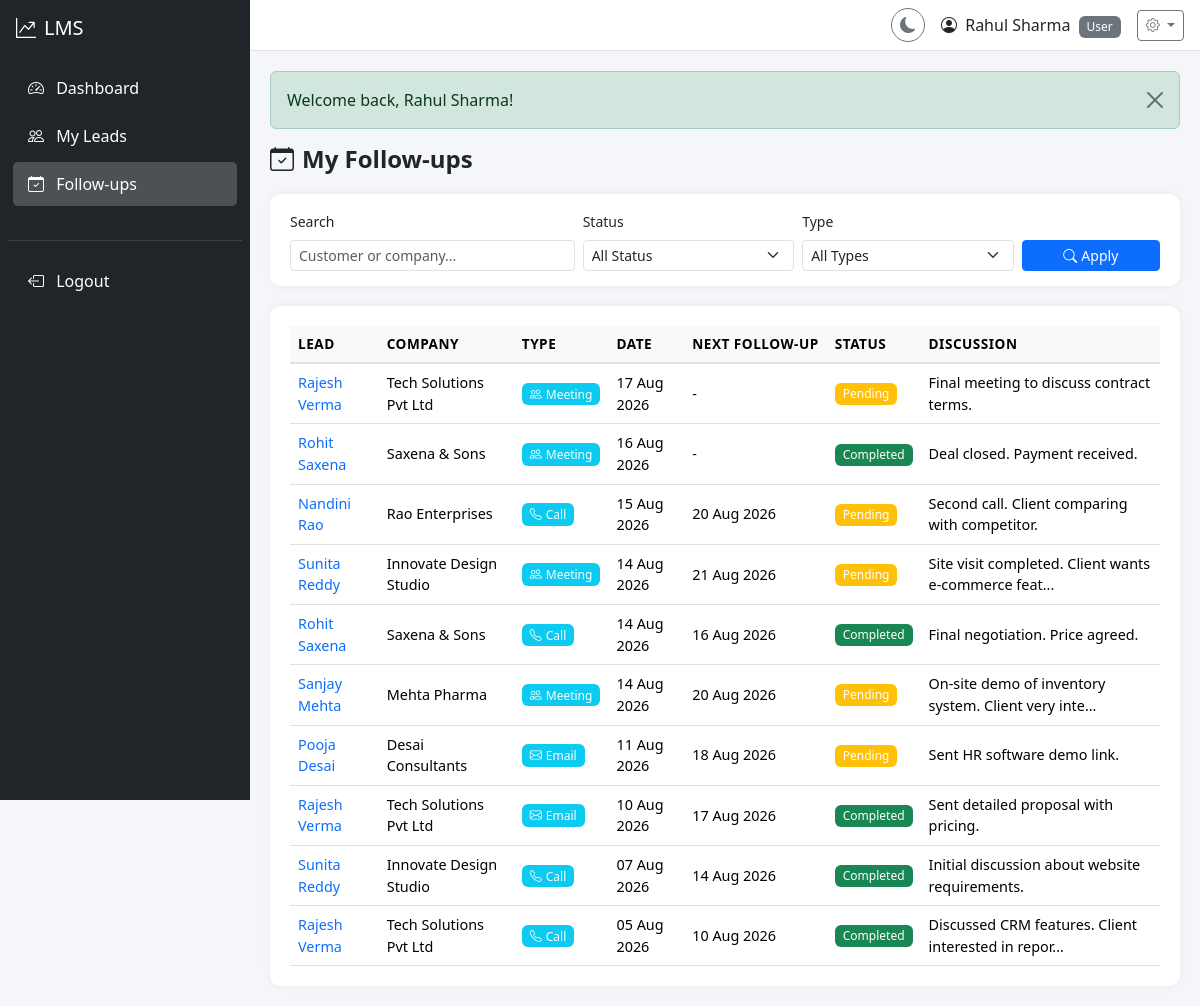
The page /user/leads/followup.php (signed in) on the database its author committed.
### tables this page shows
CREATE TABLE `follow_ups` (
    `id` INT UNSIGNED NOT NULL AUTO_INCREMENT,
    `lead_id` INT UNSIGNED NOT NULL,
    `user_id` INT UNSIGNED NOT NULL,
    `follow_up_date` DATE NOT NULL,
    `follow_up_type` ENUM('Call','Email','WhatsApp','Meeting') NOT NULL,
    `discussion` TEXT DEFAULT NULL,
    `next_follow_up_date` DATE DEFAULT NULL,
    `status` ENUM('Pending','Completed','Cancelled') NOT NULL DEFAULT 'Pending',
    `created_at` DATETIME NOT NULL DEFAULT CURRENT_TIMESTAMP,
    `updated_at` DATETIME NOT NULL DEFAULT CURRENT_TIMESTAMP ON UPDATE CURRENT_TIMESTAMP,
    PRIMARY KEY (`id`),
    KEY `idx_followups_lead` (`lead_id`),
    KEY `idx_followups_user` (`user_id`),
    KEY `idx_followups_date` (`follow_up_date`),
    KEY `idx_followups_status` (`status`),
    CONSTRAINT `fk_followups_lead` FOREIGN KEY (`lead_id`) REFERENCES `leads` (`id`) ON DELETE CASCADE,
    CONSTRAINT `fk_followups_user` FOREIGN KEY (`user_id`) REFERENCES `users` (`id`) ON DELETE CASCADE
);

CREATE TABLE `leads` (
    `id` INT UNSIGNED NOT NULL AUTO_INCREMENT,
    `customer_name` VARCHAR(150) NOT NULL,
    `company_name` VARCHAR(150) DEFAULT NULL,
    `mobile` VARCHAR(20) NOT NULL,
    `email` VARCHAR(150) DEFAULT NULL,
    `lead_source` VARCHAR(50) NOT NULL,
    `product_service` VARCHAR(255) NOT NULL,
    `priority` ENUM('Low','Medium','High','Urgent') NOT NULL DEFAULT 'Medium',
    `assigned_user_id` INT UNSIGNED DEFAULT NULL,
    `lead_status` ENUM('New','Contacted','Follow Up','Interested','Converted','Not Interested','Lost') NOT NULL DEFAULT 'New',
    `remarks` TEXT DEFAULT NULL,
    `created_by` INT UNSIGNED NOT NULL,
    `created_at` DATETIME NOT NULL DEFAULT CURRENT_TIMESTAMP,
    `updated_at` DATETIME NOT NULL DEFAULT CURRENT_TIMESTAMP ON UPDATE CURRENT_TIMESTAMP,
    `deleted_at` DATETIME DEFAULT NULL,
    PRIMARY KEY (`id`),
    KEY `idx_leads_assigned_user` (`assigned_user_id`),
    KEY `idx_leads_created_by` (`created_by`),
    KEY `idx_leads_status` (`lead_status`),
    KEY `idx_leads_source` (`lead_source`),
    KEY `idx_leads_priority` (`priority`),
    KEY `idx_leads_created_at` (`created_at`),
    KEY `idx_leads_email` (`email`),
    KEY `idx_leads_mobile` (`mobile`),
    KEY `idx_leads_deleted_at` (`deleted_at`),
    CONSTRAINT `fk_leads_assigned_user` FOREIGN KEY (`assigned_user_id`) REFERENCES `users` (`id`) ON DELETE SET NULL,
    CONSTRAINT `fk_leads_created_by` FOREIGN KEY (`created_by`) REFERENCES `users` (`id`) ON DELETE CASCADE
);

### user/leads/followup.php (the view, shortened to what this page needs)
<?php
$db = getDBConnection();
$userId = $_SESSION['user_id'];
$search = trim($_GET['search'] ?? '');
$page = max(1, intval($_GET['page'] ?? 1));
$perPage = 10;
$where = ["f.user_id = ?", "l.deleted_at IS NULL"];
$params = [$userId];
$whereClause = implode(' AND ', $where);
$countStmt = $db->prepare("SELECT COUNT(*) FROM follow_ups f JOIN leads l ON f.lead_id = l.id WHERE $whereClause");
$countStmt->execute($params);
$totalRecords = $countStmt->fetchColumn();
$totalPages = max(1, ceil($totalRecords / $perPage));
$page = min($page, $totalPages);
$offset = ($page - 1) * $perPage;
$stmt = $db->prepare("
    SELECT f.*, l.customer_name, l.company_name, l.id as lead_id
    FROM follow_ups f
    JOIN leads l ON f.lead_id = l.id
    WHERE $whereClause
    ORDER BY f.follow_up_date DESC, f.created_at DESC
    LIMIT ? OFFSET ?
");
$allParams = array_merge($params, [$perPage, $offset]);
$stmt->execute($allParams);
$followUps = $stmt->fetchAll();
require_once __DIR__ . '/../../includes/header.php';
require_once __DIR__ . '/../../includes/sidebar.php';
?>
<div class="content-wrapper">
    <?php require_once __DIR__ . '/../../includes/navbar.php'; ?>
    <div class="content">
        <?php $flash = getFlashMessage(); if ($flash): ?>
        <div class="alert alert-<?= $flash['type'] === 'error' ? 'danger' : $flash['type'] ?> alert-dismissible fade show" role="alert">
            <?= escape($flash['message']) ?>
            <button type="button" class="btn-close" data-bs-dismiss="alert"></button>
        </div>
        <?php endif; ?>
        <div class="page-header">
            <h4><i class="bi bi-calendar-check me-2"></i>My Follow-ups</h4>
        </div>
        <div class="filter-container">
            <form method="GET" action="">
                <div class="row g-2 align-items-end">
                    <div class="col-md-4 col-sm-6">
                        <label class="form-label small">Search</label>
                        <input type="text" class="form-control form-control-sm" name="search" placeholder="Customer or company..." value="<?= escape($search) ?>">
                    </div>
                    <div class="col-md-3 col-sm-6">
                        <label class="form-label small">Status</label>
                        <select class="form-select form-select-sm" name="status">
                            <option value="">All Status</option>
                        </select>
                    </div>
                    <div class="col-md-3 col-sm-6">
                        <label class="form-label small">Type</label>
                        <select class="form-select form-select-sm" name="type">
                            <option value="">All Types</option>
                        </select>
                    </div>
                    <div class="col-md-2 col-sm-6">
                        <button type="submit" class="btn btn-primary btn-sm w-100"><i class="bi bi-search me-1"></i>Apply</button>
                    </div>
                </div>
            </form>
        </div>
        <div class="table-container">
            <div class="table-responsive">
                <table class="table table-hover mb-0">
                    <thead>
                        <tr>
                            <th>Lead</th>
                            <th>Company</th>
                            <th>Type</th>
                            <th>Date</th>
                            <th>Next Follow-up</th>
                            <th>Status</th>
                            <th>Discussion</th>
                        </tr>
                    </thead>
                    <tbody>
                        <?php if (empty($followUps)): ?>
                        <tr><td colspan="7" class="text-center text-muted py-4">No follow-ups found.</td></tr>
                        <?php else: ?>
                        <?php foreach ($followUps as $fu): ?>
                        <tr>
                            <td><a href="/LeadManagement/user/leads/view.php?id=<?= $fu['lead_id'] ?>" class="text-decoration-none fw-medium"><?= escape($fu['customer_name']) ?></a></td>
                            <td><?= escape($fu['company_name'] ?? '-') ?></td>
                            <td><span class="badge bg-info"><i class="bi <?= getFollowUpTypeIcon($fu['follow_up_type']) ?> me-1"></i><?= escape($fu['follow_up_type']) ?></span></td>
                            <td><?= formatDate($fu['follow_up_date']) ?></td>
                            <td><?= $fu['next_follow_up_date'] ? formatDate($fu['next_follow_up_date']) : '-' ?></td>
                            <td><?= getStatusBadge($fu['status']) ?></td>
                            <td><?= escape(substr($fu['discussion'] ?? '', 0, 50)) ?><?= strlen($fu['discussion'] ?? '') > 50 ? '...' : '' ?></td>
                        </tr>
                        <?php endforeach; ?>
                        <?php endif; ?>
                    </tbody>
                </table>
            </div>
        </div>
    </div>
</div>
<?php require_once __DIR__ . '/../../includes/footer.php'; ?>

### includes/functions.php (shortened to what this page needs)
<?php
function escape($input) {
    return htmlspecialchars($input, ENT_QUOTES, 'UTF-8');
}
function getFlashMessage() {
    if (isset($_SESSION['flash_message'])) {
        $flash = $_SESSION['flash_message'];
        return $flash;
    }
    return null;
}
function getStatusBadge($status) {
    $badges = [
        'Pending'   => 'warning',
        'Completed' => 'success',
        'Cancelled' => 'danger',
    ];
    $class = $badges[$status] ?? 'secondary';
    return '<span class="badge bg-' . $class . '">' . escape($status) . '</span>';
}
function getFollowUpTypeIcon($type) {
    $icons = [
        'Call'      => 'bi-telephone',
        'Email'     => 'bi-envelope',
        'WhatsApp'  => 'bi-whatsapp',
        'Meeting'   => 'bi-people',
    ];
    return $icons[$type] ?? 'bi-chat';
}
function formatDate($date) {
    return date('d M Y', strtotime($date));
}

### assets/css/style.css (style rules this page uses)
* { margin: 0; padding: 0; box-sizing: border-box; }
body { font-family: 'Segoe UI', Tahoma, Geneva, Verdana, sans-serif; background-color: #f4f6f9; overflow-x: hidden; transition: background-color 0.3s, color 0.3s; }
.content-wrapper { margin-left: 250px; width: calc(100% - 250px); min-height: 100vh; transition: all 0.3s; }
.content { padding: 20px; }
.table-container { background: white; border-radius: 10px; padding: 20px; box-shadow: 0 0 10px rgba(0, 0, 0, 0.05); }
.table thead th { background-color: #f8f9fa; border-bottom: 2px solid #dee2e6; font-weight: 600; font-size: 0.85rem; text-transform: uppercase; letter-spacing: 0.5px; white-space: nowrap; }
.table td { vertical-align: middle; font-size: 0.9rem; }
.filter-container { background: white; border-radius: 10px; padding: 15px 20px; margin-bottom: 20px; box-shadow: 0 0 10px rgba(0, 0, 0, 0.05); }
.page-header { display: flex; justify-content: space-between; align-items: center; margin-bottom: 20px; flex-wrap: wrap; gap: 10px; }
.page-header h4 { margin: 0; font-weight: 600; }
.badge { font-weight: 500; font-size: 0.75rem; padding: 5px 8px; }
.alert { animation: fadeInDown 0.3s ease; }

### rows shown on the page
follow_ups: lead.customer_name "Rajesh Verma", lead.company_name "Tech Solutions Pvt Ltd", follow_up_type "Meeting", follow_up_date "17 Aug 2026", status "Pending", discussion "Final meeting to discuss contract terms."
follow_ups: lead.customer_name "Rohit Saxena", lead.company_name "Saxena & Sons", follow_up_type "Meeting", follow_up_date "16 Aug 2026", status "Completed", discussion "Deal closed. Payment received."
follow_ups: lead.customer_name "Nandini Rao", lead.company_name "Rao Enterprises", follow_up_type "Call", follow_up_date "15 Aug 2026", next_follow_up_date "20 Aug 2026", status "Pending", discussion "Second call. Client comparing with competitor."
follow_ups: lead.customer_name "Sunita Reddy", lead.company_name "Innovate Design Studio", follow_up_type "Meeting", follow_up_date "14 Aug 2026", next_follow_up_date "21 Aug 2026", status "Pending", discussion "Site visit completed. Client wants e-commerce feat"
follow_ups: lead.customer_name "Rohit Saxena", lead.company_name "Saxena & Sons", follow_up_type "Call", follow_up_date "14 Aug 2026", next_follow_up_date "16 Aug 2026", status "Completed", discussion "Final negotiation. Price agreed."
follow_ups: lead.customer_name "Sanjay Mehta", lead.company_name "Mehta Pharma", follow_up_type "Meeting", follow_up_date "14 Aug 2026", next_follow_up_date "20 Aug 2026", status "Pending", discussion "On-site demo of inventory system. Client very inte"
follow_ups: lead.customer_name "Pooja Desai", lead.company_name "Desai Consultants", follow_up_type "Email", follow_up_date "11 Aug 2026", next_follow_up_date "18 Aug 2026", status "Pending", discussion "Sent HR software demo link."
follow_ups: lead.customer_name "Rajesh Verma", lead.company_name "Tech Solutions Pvt Ltd", follow_up_type "Email", follow_up_date "10 Aug 2026", next_follow_up_date "17 Aug 2026", status "Completed", discussion "Sent detailed proposal with pricing."
follow_ups: lead.customer_name "Sunita Reddy", lead.company_name "Innovate Design Studio", follow_up_type "Call", follow_up_date "07 Aug 2026", next_follow_up_date "14 Aug 2026", status "Completed", discussion "Initial discussion about website requirements."
follow_ups: lead.customer_name "Rajesh Verma", lead.company_name "Tech Solutions Pvt Ltd", follow_up_type "Call", follow_up_date "05 Aug 2026", next_follow_up_date "10 Aug 2026", status "Completed", discussion "Discussed CRM features. Client interested in repor"

### other values the page prints
$_SESSION['user_name'] "Rahul Sharma"
$_SESSION['user_role'] "User"
$flash['message'] "Welcome back, Rahul Sharma!"
